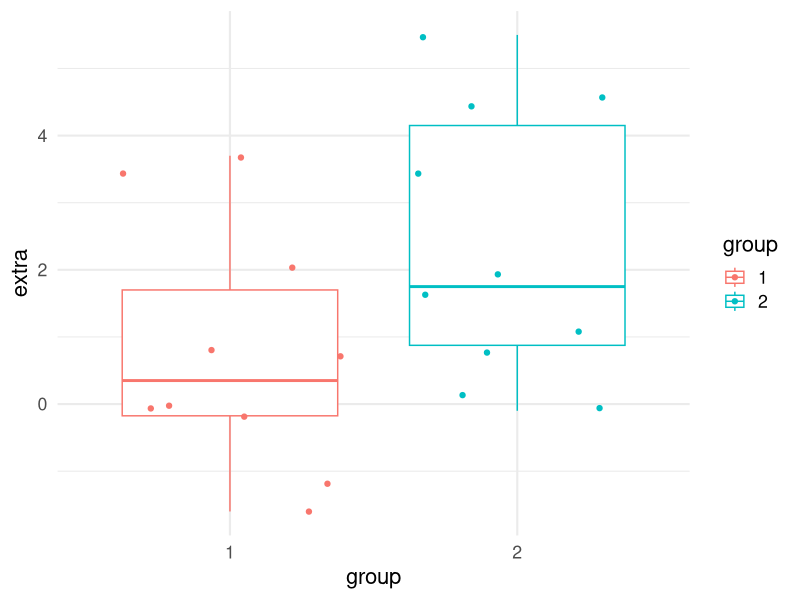

Generate this figure with R:
## ---- chunk 1
knitr::opts_chunk$set(echo = TRUE)
## ---- chunk 2
summary(cars)
## ---- chunk 3
library(ggplot2)
ggplot(data = sleep, aes(x = group, y = extra, color = group)) +
  geom_boxplot() +
  geom_jitter() +
  theme_minimal(base_size = 16)
## ---- chunk 4
# automatically create a bib database for R packages
bib <- knitr::write_bib(
  x = c(
    .packages(), "knitr", "rmarkdown", "bookdown"
  ), file = NULL, prefix = ""
)
bib <- unlist(bib)
# remove the ugly single quotes required by CRAN policy
bib <- gsub("(\\\n)", " ", bib)
xfun::write_utf8(bib, "packages.bib")
